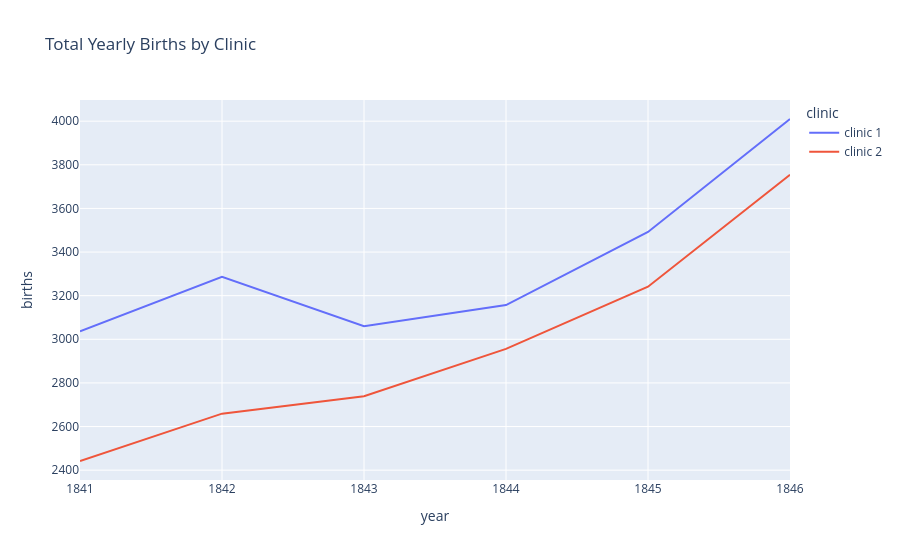

Notebook cell for this chart:
### Markdown cell above
**Challenge**: Calculate the proportion of maternal deaths per clinic. That way we can compare like with like. 
* Work out the percentage of deaths for each row in the `df_yearly` DataFrame by adding a column called "pct_deaths". 
* Calculate the average maternal death rate for clinic 1 and clinic 2 (i.e., the total number of deaths per the total number of births).
* Create another plotly line chart to see how the percentage varies year over year with the two different clinics.
* Which clinic has a higher proportion of deaths?
* What is the highest monthly death rate in clinic 1 compared to clinic 2?

### Code cell
import plotly.express as px

line = px.line(
    df_yearly,
    x='year',
    y='births',
    color='clinic',
    title='Total Yearly Births by Clinic'
)

line.show()

### Figure 1 — Plotly figure (JSON) as saved in the notebook; plotly's stock layout.template omitted (floating-point values rounded to 4 significant figures)
{"data": [{"hovertemplate": "clinic=clinic 1<br>year=%{x}<br>births=%{y}<extra></extra>", "legendgroup": "clinic 1", "line": {"color": "#636efa", "dash": "solid"}, "marker": {"symbol": "circle"}, "mode": "lines", "name": "clinic 1", "orientation": "v", "showlegend": true, "type": "scatter", "x": [1841, 1842, 1843, 1844, 1845, 1846], "xaxis": "x", "y": [3036, 3287, 3060, 3157, 3492, 4010], "yaxis": "y"}, {"hovertemplate": "clinic=clinic 2<br>year=%{x}<br>births=%{y}<extra></extra>", "legendgroup": "clinic 2", "line": {"color": "#EF553B", "dash": "solid"}, "marker": {"symbol": "circle"}, "mode": "lines", "name": "clinic 2", "orientation": "v", "showlegend": true, "type": "scatter", "x": [1841, 1842, 1843, 1844, 1845, 1846], "xaxis": "x", "y": [2442, 2659, 2739, 2956, 3241, 3754], "yaxis": "y"}], "layout": {"legend": {"title": {"text": "clinic"}, "tracegroupgap": 0}, "title": {"text": "Total Yearly Births by Clinic"}, "xaxis": {"anchor": "y", "domain": [0, 1], "title": {"text": "year"}}, "yaxis": {"anchor": "x", "domain": [0, 1], "title": {"text": "births"}}}}
